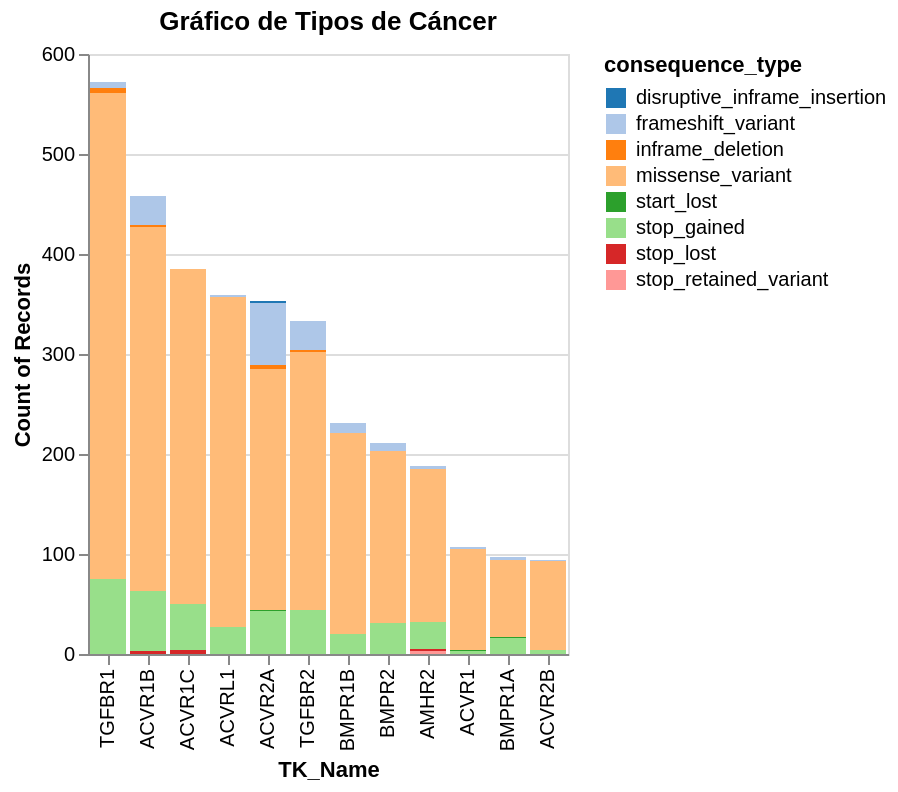

The notebook cell saved with this chart:
### Markdown cell above
# Step 2: Numero de mutaciones por tipo de cancer y gen

### Code cell
# Grafica el numero de mutaciones por tipo de cancer, y representa consequence type por color
# crea una lista despegable para cada tipo de cancer
import altair as alt
import pandas as pd

# Lista con los tipos de cancer, que estaran en la lista desplegable

lista = df_cancer['tipo_cancer'].unique()
print(lista)

# DataFrame llamado df_cancer
alt.data_transformers.enable('default', max_rows=None) #configura las transformaciones de datos de Altair para manejar todos los datos, incluso si hay un gran número de filas en el DataFrame.
#al  utilizar max_rows=None, Altair no establecerá un límite máximo en el número de filas a utilizar
# Crear un gráfico 'base' con todos los datos
base=alt.Chart(df_cancer
).mark_bar().encode(
    y=alt.Y('count(aa_mutation):Q'),
    x=alt.X('TK_Name:N', sort='-y'),
    color=alt.Color('consequence_type', scale=alt.Scale(scheme='category20'))
    #color para mas de 20 categorias
).properties(
    title='Gráfico de Tipos de Cáncer' #Titulo del grafico
)

# Crear una selección desplegable (dropdown) para los tipos de cáncer
tipo_cancer_dropdown = alt.binding_select(options=df_cancer['tipo_cancer'].unique().tolist(), name='Seleccionar Tipo de Cáncer:')
selection = alt.selection_point(fields=['tipo_cancer'], bind=tipo_cancer_dropdown, name='Seleccion')


# Aplicar la selección para filtrar los datos
filtered_chart = base.add_params(selection).transform_filter(selection)

# Visualizar el gráfico 
filtered_chart

### Figure 1 — Vega-Lite specification as saved in the notebook (floating-point values rounded to 4 significant figures; data arrays with more than 128 entries replaced by an {"elided": "..."} marker saying what was removed)
{"config": {"view": {"continuousWidth": 300, "continuousHeight": 300}}, "data": {"name": "data-44f39bde835706d946be15464e7eb266"}, "mark": {"type": "bar"}, "encoding": {"color": {"field": "consequence_type", "scale": {"scheme": "category20"}, "type": "nominal"}, "x": {"field": "TK_Name", "sort": "-y", "type": "nominal"}, "y": {"aggregate": "count", "field": "aa_mutation", "type": "quantitative"}}, "params": [{"name": "Seleccion", "select": {"type": "point", "fields": ["tipo_cancer"]}, "bind": {"input": "select", "options": ["Ovario", "Pulmon", "Estomago", "Pancreas", "Colon", "Prostata", "Cerebro", "Seno ", "Vejiga", "Riñon", "Sangre", "Cabeza", "Higado", "Piel", "Utero", "Gladd", "Cervix", "Hueso"], "name": "Seleccionar Tipo de Cáncer:"}}], "title": "Gráfico de Tipos de Cáncer", "transform": [{"filter": {"param": "Seleccion"}}], "$schema": "https://vega.github.io/schema/vega-lite/v5.8.0.json", "datasets": {"data-44f39bde835706d946be15464e7eb266": {"elided": "3388 records"}}}
